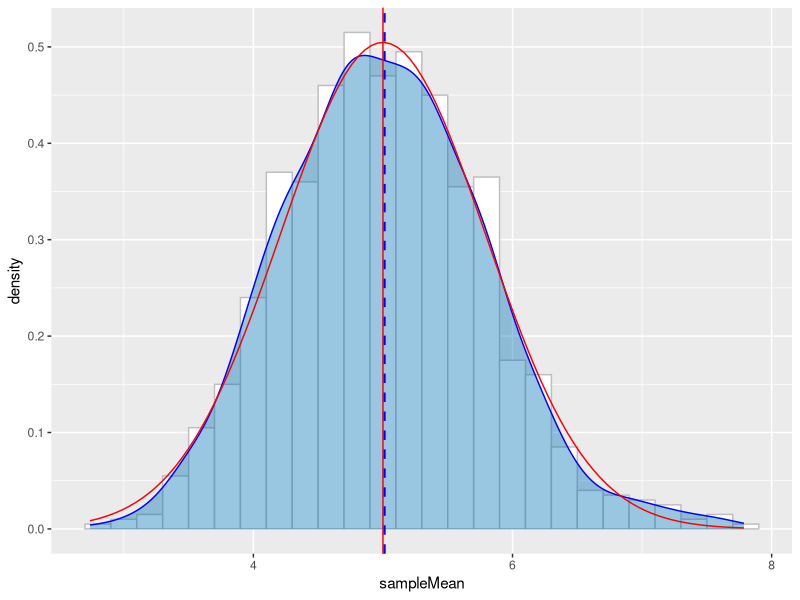

Source code (R):
library(ggplot2)
# Set parameter for our sample
set.seed(123)
nSim <- 1000 # number of simulations
n <- 40 # sample size
lambda <- 0.2 # lambda for the exponential distribution

# generate n*nSim number of random number
data <- rexp(n*nSim, lambda)  
dataMatrix <- matrix(ncol = n, data) # put them in a matrix

# calculate the mean of each row and put them in data frame for ggplot
sampleMean <- data.frame(sampleMean = apply(dataMatrix, 1,mean))

# calculate the mean and variance
mean_sampleMean <- mean(sampleMean$sampleMean)
var_sampleMean <- var(sampleMean$sampleMean)


# for the theoretical mean, std and variance
meanTheo <- 1/lambda
stdTheo <- (1/lambda)/sqrt(n)
varTheo <- stdTheo^2

#Companring sample and theoretical mean, variance
cat("Sample Mean:", mean_sampleMean, "\nTheoretical Mean:",meanTheo)
cat("Sample Variance:", var_sampleMean, "\nTheoretical Variance:", varTheo )

# Plot.  aes(y=..) must be in geom_hist
g <- ggplot(sampleMean) + aes(x=sampleMean) + 
  geom_histogram(aes(y = ..density..),binwidth = 0.2, colour = "grey", fill="white") +
  geom_density(alpha = 0.4, fill = "#0072B2", colour = "blue") + 
  geom_vline(aes(xintercept = mean_sampleMean), colour = "blue", linetype = "dashed", size = 0.8) +
  stat_function(fun = dnorm, args = list(mean = meanTheo, sd = stdTheo), colour = "red") +
  geom_vline(aes(xintercept = meanTheo), colour = "red")
  
print(g)